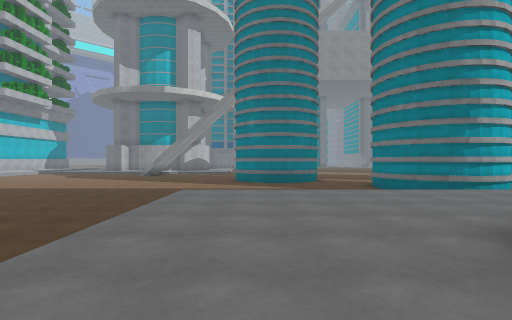
[1] (above)

24 first-person views from a walk through a 3-D level made in the Unity game engine. The camera is 1.5 m above the floor, looks level and sees 85° across. The floor is counted in squares, 2 m on a side. Each view is taken from the middle of a square. On the plan, view 1 faces up. The plan holds only what a view shows up to about 10 squares ahead; the rest is blank. The place goes on beyond the plan. Surface patterns are stand-ins for the level's own textures.

[2]
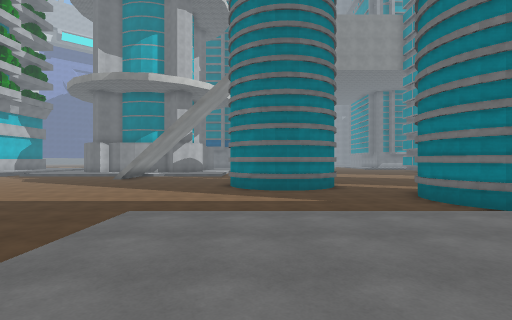

[3]
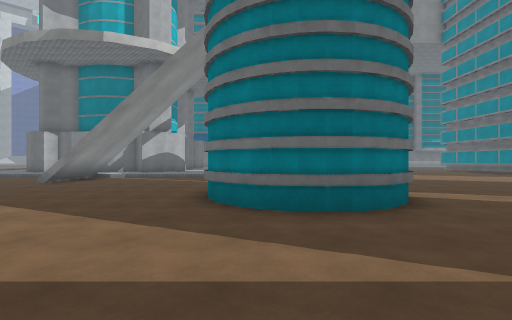

[4]
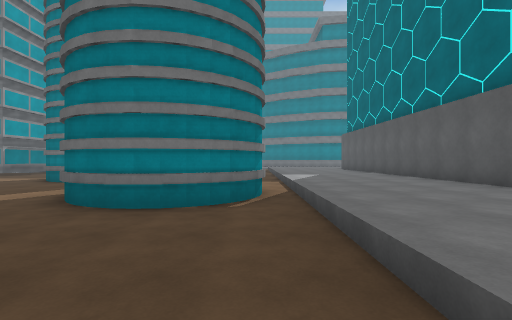

[5]
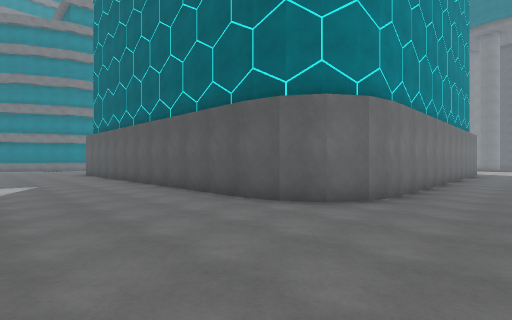

[6]
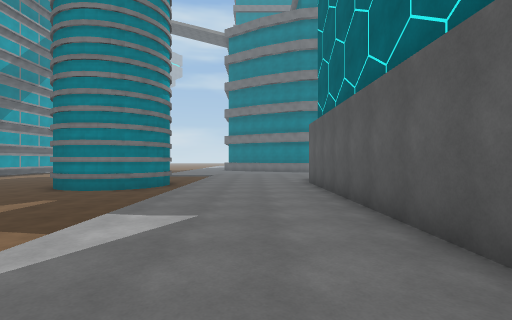

[7]
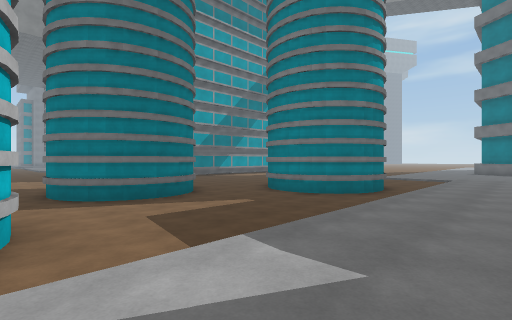

[8]
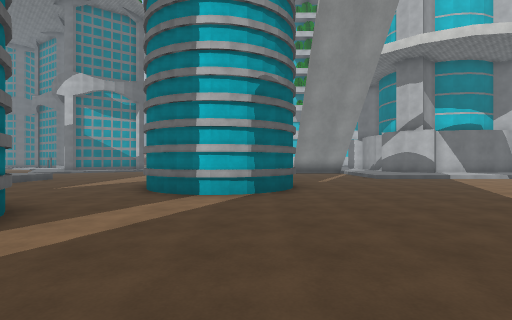

[9]
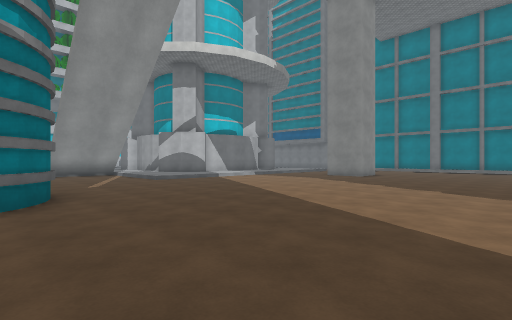

[10]
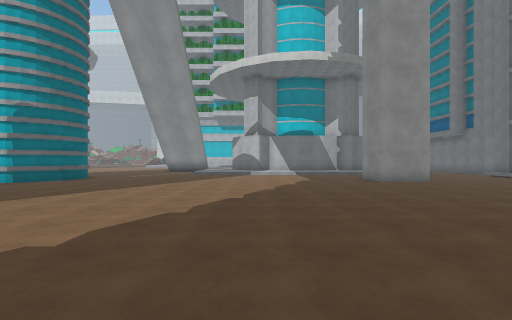

[11]
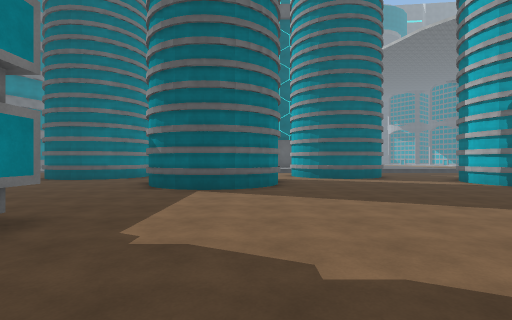

[12]
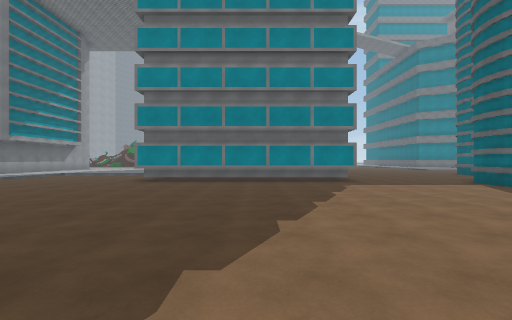

[13]
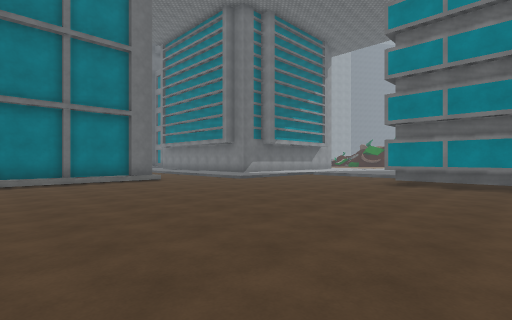

[14]
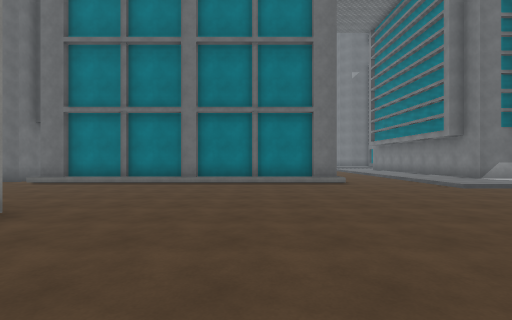

[15]
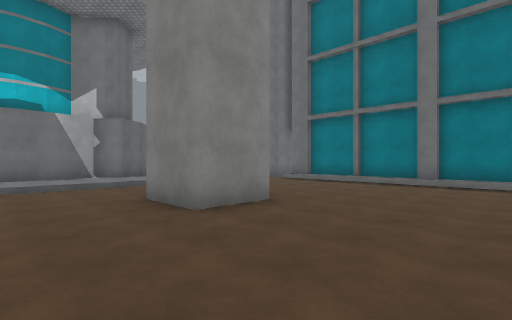

[16]
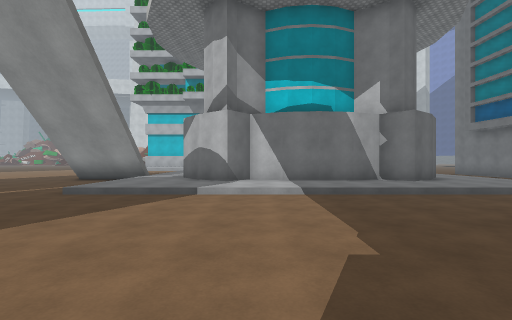

[17]
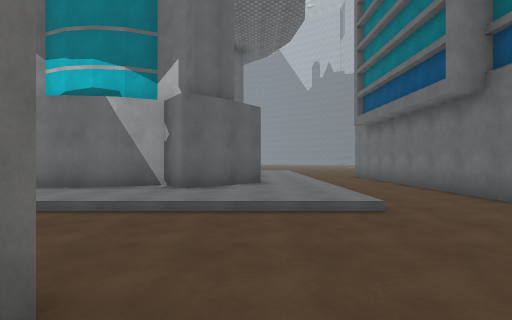

[18]
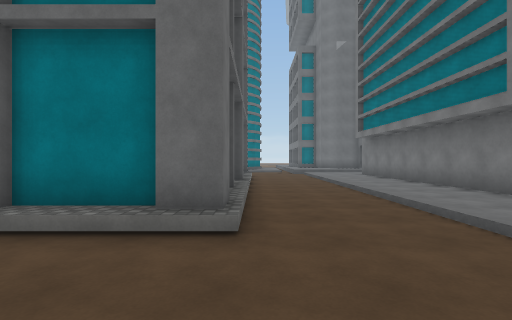

[19]
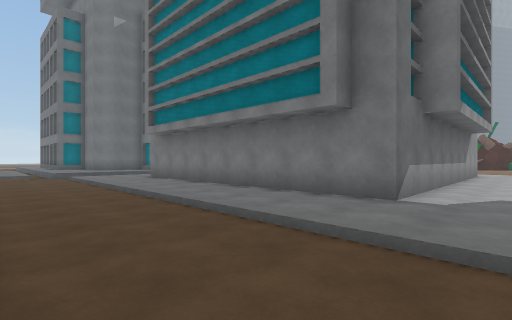

[20]
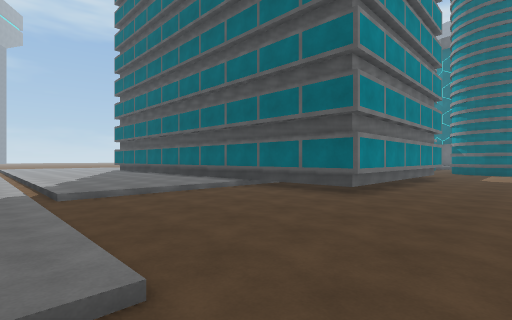

[21]
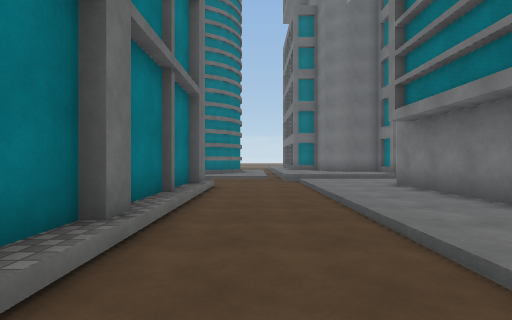

[22]
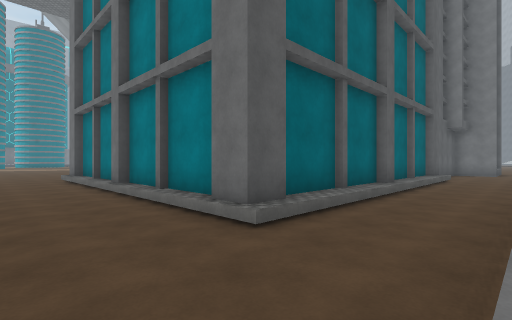

[23]
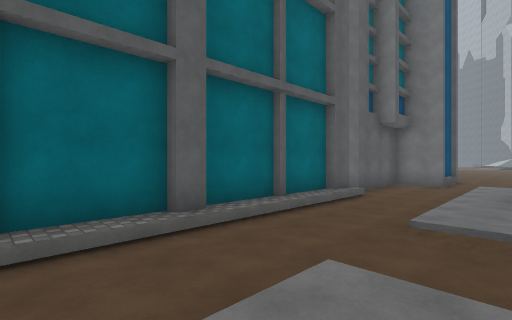

[24]
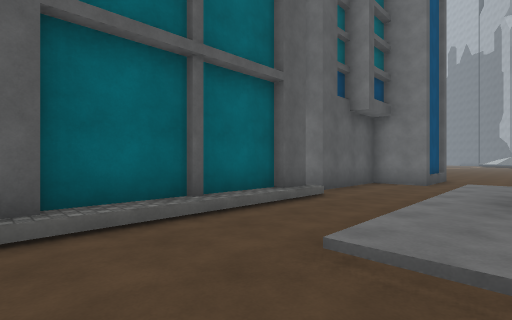

### Floor plan
Key: @ floor where view 1 was taken; # wall or solid block; . main floor; : floor 0.25 m higher than the main floor; + floor 0.5 m higher than the main floor; / step, stairs or slope; ^ raised ledge.
Columns run from 8 left of view 1 to 17 right of it. Each row starts with its distance up from view 1.
 47     /++  +/./++
 46 ....///////.///////////
 45 ....................:::
 44  ###...///////////..:::
 43    ##############/..::#
 42                 #/..::#
 41                 #/..::#
 40                 #/..::#
 39                 #/..::#
 38                 #/..::#
 37                 #/..::#
 36                 #/..::#
 35 #################/..::####
 34 .......///////////..::::::
 33 ....................::::::
 32 ///////.................//
 31 ::::::/................./:
 30  ::#::/................./:
 29    ##:/..##............./:
 28    #::/..##............./:
 27    #::/..............#####
 26    #::/..............#
 25    #::/..............#
 24    #::/..............#
 23    ##:/..............#
 22   ##::/..............#
 21   ::::/..............#
 20   /////..............#
 19    /...................
 18   //....................
 17  //......................
 16  ....... ##........##....
 15  ......   ##......#  #....
 14   .....#   #......^  #....
 13 .......## ##......#  #....
 12 ........###...  ...##...#
 11  ............#   ......#
 10 .............^  #......#
  9 .............^  #.......#^
  8  .............##..........
  7  .....////////////////////
  6   ..../+++++++++++++++++++
  5    .../+++++++++++++++++++
  4     ../++++++++++++++++++
  3      ./++++#############
  2       /+++##
  1        +++#
  0         @+#
 -1         ++#
 -2         ++#

Where each view was taken, in squares from view 1:
view 1: 0 up, 0 right, facing up
view 2: 3 up, 0 right, facing up
view 3: 8 up, 0 right, facing up
view 4: 8 up, 0 right, facing right
view 5: 7 up, 0 right, facing down-right
view 6: 5 up, 6 right, facing right
view 7: 5 up, 8 right, facing up-right
view 8: 15 up, 9 right, facing left
view 9: 15 up, 8 right, facing up-left
view 10: 23 up, 12 right, facing left
view 11: 23 up, 10 right, facing down
view 12: 23 up, 3 right, facing right
view 13: 24 up, 4 right, facing up-right
view 14: 25 up, 6 right, facing up
view 15: 25 up, 6 right, facing up-left
view 16: 24 up, 4 right, facing left
view 17: 30 up, 2 right, facing left
view 18: 31 up, 9 right, facing up
view 19: 33 up, 9 right, facing up-right
view 20: 33 up, 10 right, facing down-right
view 21: 36 up, 10 right, facing up
view 22: 46 up, 11 right, facing down-left
view 23: 47 up, 6 right, facing down-left
view 24: 47 up, 4 right, facing down-left
